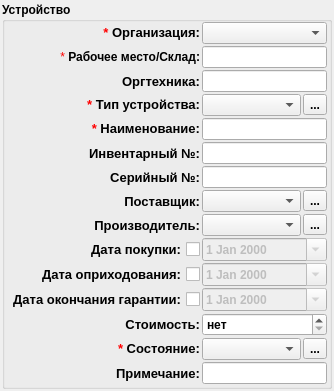
     <widget class="QWidget" name="primaryTab">
      <attribute name="title">
       <string>Основное</string>
      </attribute>
      <layout class="QVBoxLayout" name="verticalLayout">
       <property name="spacing">
        <number>2</number>
       </property>
       <property name="leftMargin">
        <number>2</number>
       </property>
       <property name="topMargin">
        <number>2</number>
       </property>
       <property name="rightMargin">
        <number>2</number>
       </property>
       <property name="bottomMargin">
        <number>2</number>
       </property>
       <item>
        <widget class="QGroupBox" name="groupBox">
         <property name="font">
          <font>
           <weight>75</weight>
           <bold>true</bold>
          </font>
         </property>
         <property name="title">
          <string>Устройство</string>
         </property>
         <layout class="QGridLayout" name="gridLayout">
          <property name="leftMargin">
           <number>2</number>
          </property>
          <property name="topMargin">
           <number>0</number>
          </property>
          <property name="rightMargin">
           <number>2</number>
          </property>
          <property name="bottomMargin">
           <number>2</number>
          </property>
          <property name="spacing">
           <number>2</number>
          </property>
          <item row="1" column="0">
           <widget class="QLabel" name="label">
            <property name="font">
             <font>
              <pointsize>10</pointsize>
              <weight>75</weight>
              <bold>true</bold>
             </font>
            </property>
            <property name="text">
             <string>&lt;!DOCTYPE HTML PUBLIC &quot;-//W3C//DTD HTML 4.0//EN&quot; &quot;http://www.w3.org/TR/REC-html40/strict.dtd&quot;&gt;
&lt;html&gt;&lt;head&gt;&lt;meta name=&quot;qrichtext&quot; content=&quot;1&quot; /&gt;&lt;style type=&quot;text/css&quot;&gt;
p, li { white-space: pre-wrap; }
&lt;/style&gt;&lt;/head&gt;&lt;body style=&quot; font-family:'Sans Serif'; font-size:9pt; font-weight:400; font-style:normal;&quot;&gt;
&lt;table border=&quot;0&quot; style=&quot;-qt-table-type: root; margin-top:4px; margin-bottom:4px; margin-left:4px; margin-right:4px;&quot;&gt;
&lt;tr&gt;
&lt;td style=&quot;border: none;&quot;&gt;
&lt;p align=&quot;right&quot; style=&quot; margin-top:0px; margin-bottom:0px; margin-left:0px; margin-right:0px; -qt-block-indent:0; text-indent:0px;&quot;&gt;&lt;span style=&quot; color:#ff0000;&quot;&gt;* &lt;/span&gt;&lt;span style=&quot; font-weight:600;&quot;&gt;Рабочее место/Склад:&lt;/span&gt;&lt;/p&gt;&lt;/td&gt;&lt;/tr&gt;&lt;/table&gt;&lt;/body&gt;&lt;/html&gt;</string>
            </property>
            <property name="alignment">
             <set>Qt::AlignRight|Qt::AlignTrailing|Qt::AlignVCenter</set>
            </property>
           </widget>
          </item>
          <item row="5" column="0">
           <widget class="QLabel" name="label_2">
            <property name="font">
             <font>
              <pointsize>10</pointsize>
              <weight>75</weight>
              <bold>true</bold>
             </font>
            </property>
            <property name="text">
             <string>&lt;!DOCTYPE HTML PUBLIC &quot;-//W3C//DTD HTML 4.0//EN&quot; &quot;http://www.w3.org/TR/REC-html40/strict.dtd&quot;&gt;
&lt;html&gt;&lt;head&gt;&lt;meta name=&quot;qrichtext&quot; content=&quot;1&quot; /&gt;&lt;style type=&quot;text/css&quot;&gt;
p, li { white-space: pre-wrap; }
&lt;/style&gt;&lt;/head&gt;&lt;body style=&quot; font-family:'MS Shell Dlg 2'; font-size:10pt; font-weight:600; font-style:normal;&quot;&gt;
&lt;p style=&quot; margin-top:0px; margin-bottom:0px; margin-left:0px; margin-right:0px; -qt-block-indent:0; text-indent:0px;&quot;&gt;&lt;span style=&quot; color:#ff0000;&quot;&gt;*&lt;/span&gt; Тип устройства:&lt;/p&gt;&lt;/body&gt;&lt;/html&gt;</string>
            </property>
            <property name="alignment">
             <set>Qt::AlignRight|Qt::AlignTrailing|Qt::AlignVCenter</set>
            </property>
            <property name="buddy">
             <cstring>typeDevice</cstring>
            </property>
           </widget>
          </item>
          <item row="5" column="1">
           <layout class="QHBoxLayout" name="horizontalLayout">
            <property name="spacing">
             <number>2</number>
            </property>
            <item>
             <widget class="QComboBox" name="typeDevice"/>
            </item>
            <item>
             <widget class="QToolButton" name="buttonEditTypeDevice">
              <property name="text">
               <string>...</string>
              </property>
              <property name="icon">
               <iconset resource="../icons.qrc">
                <normaloff>:/16x16/book/ico/book_open_16x16.png</normaloff>:/16x16/book/ico/book_open_16x16.png</iconset>
              </property>
             </widget>
            </item>
           </layout>
          </item>
          <item row="6" column="0">
           <widget class="QLabel" name="label_3">
            <property name="font">
             <font>
              <pointsize>10</pointsize>
              <weight>75</weight>
              <bold>true</bold>
             </font>
            </property>
            <property name="text">
             <string>&lt;!DOCTYPE HTML PUBLIC &quot;-//W3C//DTD HTML 4.0//EN&quot; &quot;http://www.w3.org/TR/REC-html40/strict.dtd&quot;&gt;
&lt;html&gt;&lt;head&gt;&lt;meta name=&quot;qrichtext&quot; content=&quot;1&quot; /&gt;&lt;style type=&quot;text/css&quot;&gt;
p, li { white-space: pre-wrap; }
&lt;/style&gt;&lt;/head&gt;&lt;body style=&quot; font-family:'MS Shell Dlg 2'; font-size:8.25pt; font-weight:400; font-style:normal;&quot;&gt;
&lt;p style=&quot; margin-top:0px; margin-bottom:0px; margin-left:0px; margin-right:0px; -qt-block-indent:0; text-indent:0px;&quot;&gt;&lt;span style=&quot; font-size:10pt; font-weight:600; color:#ff0000;&quot;&gt;*&lt;/span&gt;&lt;span style=&quot; font-size:10pt; font-weight:600;&quot;&gt; Наименование:&lt;/span&gt;&lt;/p&gt;&lt;/body&gt;&lt;/html&gt;</string>
            </property>
            <property name="alignment">
             <set>Qt::AlignRight|Qt::AlignTrailing|Qt::AlignVCenter</set>
            </property>
            <property name="buddy">
             <cstring>name</cstring>
            </property>
           </widget>
          </item>
          <item row="6" column="1">
           <widget class="QLineEdit" name="name"/>
          </item>
          <item row="7" column="0">
           <widget class="QLabel" name="label_4">
            <property name="font">
             <font>
              <pointsize>10</pointsize>
              <weight>75</weight>
              <bold>true</bold>
             </font>
            </property>
            <property name="text">
             <string>Инвентарный №:</string>
            </property>
            <property name="alignment">
             <set>Qt::AlignRight|Qt::AlignTrailing|Qt::AlignVCenter</set>
            </property>
            <property name="buddy">
             <cstring>inventoryN</cstring>
            </property>
           </widget>
          </item>
          <item row="7" column="1">
           <widget class="QLineEdit" name="inventoryN"/>
          </item>
          <item row="8" column="0">
           <widget class="QLabel" name="label_6">
            <property name="font">
             <font>
              <pointsize>10</pointsize>
              <weight>75</weight>
              <bold>true</bold>
             </font>
            </property>
            <property name="text">
             <string>Серийный №:</string>
            </property>
            <property name="alignment">
             <set>Qt::AlignRight|Qt::AlignTrailing|Qt::AlignVCenter</set>
            </property>
            <property name="buddy">
             <cstring>serialN</cstring>
            </property>
           </widget>
          </item>
          <item row="8" column="1">
           <widget class="QLineEdit" name="serialN"/>
          </item>
          <item row="11" column="0">
           <widget class="QCheckBox" name="checkBoxDate1">
            <property name="font">
             <font>
              <pointsize>10</pointsize>
             </font>
            </property>
            <property name="layoutDirection">
             <enum>Qt::RightToLeft</enum>
            </property>
            <property name="text">
             <string>Дата покупки:</string>
            </property>
           </widget>
          </item>
          <item row="11" column="1">
           <widget class="QDateEdit" name="datePurchase">
            <property name="enabled">
             <bool>false</bool>
            </property>
            <property name="minimumDateTime">
             <datetime>
              <hour>0</hour>
              <minute>0</minute>
              <second>0</second>
              <year>1900</year>
              <month>1</month>
              <day>1</day>
             </datetime>
            </property>
            <property name="calendarPopup">
             <bool>true</bool>
            </property>
           </widget>
          </item>
          <item row="14" column="0">
           <widget class="QCheckBox" name="checkBoxDate2">
            <property name="font">
             <font>
              <pointsize>10</pointsize>
             </font>
            </property>
            <property name="layoutDirection">
             <enum>Qt::RightToLeft</enum>
            </property>
            <property name="text">
             <string>Дата окончания гарантии:</string>
            </property>
           </widget>
          </item>
          <item row="14" column="1">
           <widget class="QDateEdit" name="endGuarantee">
            <property name="enabled">
             <bool>false</bool>
            </property>
            <property name="minimumDate">
             <date>
              <year>1900</year>
              <month>1</month>
              <day>1</day>
             </date>
            </property>
            <property name="calendarPopup">
             <bool>true</bool>
            </property>
           </widget>
          </item>
          <item row="15" column="0">
           <widget class="QLabel" name="label_9">
            <property name="font">
             <font>
              <pointsize>10</pointsize>
              <weight>75</weight>
              <bold>true</bold>
             </font>
            </property>
            <property name="text">
             <string>Стоимость:</string>
            </property>
            <property name="alignment">
             <set>Qt::AlignRight|Qt::AlignTrailing|Qt::AlignVCenter</set>
            </property>
            <property name="buddy">
             <cstring>price</cstring>
            </property>
           </widget>
          </item>
          <item row="15" column="1">
           <widget class="QDoubleSpinBox" name="price">
            <property name="specialValueText">
             <string>нет</string>
            </property>
            <property name="correctionMode">
             <enum>QAbstractSpinBox::CorrectToNearestValue</enum>
            </property>
            <property name="maximum">
             <double>9999999.990000000223517</double>
            </property>
            <property name="singleStep">
             <double>0.010000000000000</double>
            </property>
           </widget>
          </item>
          <item row="17" column="0">
           <widget class="QLabel" name="label_10">
            <property name="font">
             <font>
              <pointsize>10</pointsize>
              <weight>75</weight>
              <bold>true</bold>
             </font>
            </property>
            <property name="text">
             <string>Примечание:</string>
            </property>
            <property name="alignment">
             <set>Qt::AlignRight|Qt::AlignTrailing|Qt::AlignVCenter</set>
            </property>
            <property name="buddy">
             <cstring>note</cstring>
            </property>
           </widget>
          </item>
          <item row="17" column="1">
           <widget class="QLineEdit" name="note"/>
          </item>
          <item row="16" column="0">
           <widget class="QLabel" name="label_7">
            <property name="font">
             <font>
              <pointsize>10</pointsize>
             </font>
            </property>
            <property name="text">
             <string>&lt;!DOCTYPE HTML PUBLIC &quot;-//W3C//DTD HTML 4.0//EN&quot; &quot;http://www.w3.org/TR/REC-html40/strict.dtd&quot;&gt;
&lt;html&gt;&lt;head&gt;&lt;meta name=&quot;qrichtext&quot; content=&quot;1&quot; /&gt;&lt;style type=&quot;text/css&quot;&gt;
p, li { white-space: pre-wrap; }
&lt;/style&gt;&lt;/head&gt;&lt;body style=&quot; font-family:'MS Shell Dlg 2'; font-size:8.25pt; font-weight:400; font-style:normal;&quot;&gt;
&lt;p style=&quot; margin-top:0px; margin-bottom:0px; margin-left:0px; margin-right:0px; -qt-block-indent:0; text-indent:0px;&quot;&gt;&lt;span style=&quot; font-size:10pt; font-weight:600; color:#ff0000;&quot;&gt;* &lt;/span&gt;&lt;span style=&quot; font-size:10pt; font-weight:600;&quot;&gt;Состояние:&lt;/span&gt;&lt;/p&gt;&lt;/body&gt;&lt;/html&gt;</string>
            </property>
            <property name="alignment">
             <set>Qt::AlignRight|Qt::AlignTrailing|Qt::AlignVCenter</set>
            </property>
            <property name="buddy">
             <cstring>state</cstring>
            </property>
           </widget>
          </item>
          <item row="16" column="1">
           <layout class="QHBoxLayout" name="horizontalLayout_4">
            <property name="spacing">
             <number>2</number>
            </property>
            <item>
             <widget class="QComboBox" name="state"/>
            </item>
            <item>
             <widget class="QToolButton" name="buttonEditState">
              <property name="text">
               <string>...</string>
              </property>
              <property name="icon">
               <iconset resource="../icons.qrc">
                <normaloff>:/16x16/book/ico/book_open_16x16.png</normaloff>:/16x16/book/ico/book_open_16x16.png</iconset>
              </property>
             </widget>
            </item>
           </layout>
          </item>
          <item row="0" column="0">
           <widget class="QLabel" name="label_8">
            <property name="font">
             <font>
              <pointsize>10</pointsize>
             </font>
            </property>
            <property name="text">
             <string>&lt;!DOCTYPE HTML PUBLIC &quot;-//W3C//DTD HTML 4.0//EN&quot; &quot;http://www.w3.org/TR/REC-html40/strict.dtd&quot;&gt;
&lt;html&gt;&lt;head&gt;&lt;meta name=&quot;qrichtext&quot; content=&quot;1&quot; /&gt;&lt;style type=&quot;text/css&quot;&gt;
p, li { white-space: pre-wrap; }
&lt;/style&gt;&lt;/head&gt;&lt;body style=&quot; font-family:'MS Shell Dlg 2'; font-size:10pt; font-weight:600; font-style:normal;&quot;&gt;
&lt;p style=&quot; margin-top:0px; margin-bottom:0px; margin-left:0px; margin-right:0px; -qt-block-indent:0; text-indent:0px;&quot;&gt;&lt;span style=&quot; color:#ff0000;&quot;&gt;* &lt;/span&gt;&lt;span style=&quot; color:#000000;&quot;&gt;Организация&lt;/span&gt;:&lt;/p&gt;&lt;/body&gt;&lt;/html&gt;</string>
            </property>
            <property name="alignment">
             <set>Qt::AlignRight|Qt::AlignTrailing|Qt::AlignVCenter</set>
            </property>
           </widget>
          </item>
          <item row="0" column="1">
           <widget class="QComboBox" name="organization"/>
          </item>
          <item row="9" column="0">
           <widget class="QLabel" name="label_5">
            <property name="font">
             <font>
              <pointsize>10</pointsize>
             </font>
            </property>
            <property name="text">
             <string>Поставщик:</string>
            </property>
            <property name="alignment">
             <set>Qt::AlignRight|Qt::AlignTrailing|Qt::AlignVCenter</set>
            </property>
           </widget>
          </item>
          <item row="9" column="1">
           <layout class="QHBoxLayout" name="horizontalLayout_2">
            <property name="spacing">
             <number>2</number>
            </property>
            <item>
             <widget class="QComboBox" name="provider"/>
            </item>
            <item>
             <widget class="QToolButton" name="buttonEditProvider">
              <property name="text">
               <string>...</string>
              </property>
              <property name="icon">
               <iconset resource="../icons.qrc">
                <normaloff>:/16x16/book/ico/book_open_16x16.png</normaloff>:/16x16/book/ico/book_open_16x16.png</iconset>
              </property>
             </widget>
            </item>
           </layout>
          </item>
          <item row="3" column="0">
           <widget class="QLabel" name="label_12">
            <property name="font">
             <font>
              <pointsize>10</pointsize>
             </font>
            </property>
            <property name="text">
             <string>Оргтехника:</string>
            </property>
            <property name="alignment">
             <set>Qt::AlignRight|Qt::AlignTrailing|Qt::AlignVCenter</set>
            </property>
           </widget>
          </item>
          <item row="10" column="1">
           <layout class="QHBoxLayout" name="horizontalLayout_8">
            <property name="spacing">
             <number>2</number>
            </property>
            <item>
             <widget class="QComboBox" name="producer"/>
            </item>
            <item>
             <widget class="QToolButton" name="buttonEditProducer">
              <property name="text">
               <string>...</string>
              </property>
              <property name="icon">
               <iconset resource="../icons.qrc">
                <normaloff>:/16x16/book/ico/book_open_16x16.png</normaloff>:/16x16/book/ico/book_open_16x16.png</iconset>
              </property>
             </widget>
            </item>
           </layout>
          </item>
          <item row="10" column="0">
           <widget class="QLabel" name="label_13">
            <property name="font">
             <font>
              <pointsize>10</pointsize>
             </font>
            </property>
            <property name="text">
             <string>Производитель:</string>
            </property>
            <property name="alignment">
             <set>Qt::AlignRight|Qt::AlignTrailing|Qt::AlignVCenter</set>
            </property>
           </widget>
          </item>
          <item row="1" column="1">
           <widget class="LineEditTwoButton" name="workPlace">
            <property name="font">
             <font>
              <weight>75</weight>
              <bold>true</bold>
             </font>
            </property>
            <property name="readOnly">
             <bool>true</bool>
            </property>
           </widget>
          </item>
          <item row="3" column="1">
           <widget class="LineEditTwoButton" name="orgTex">
            <property name="font">
             <font>
              <weight>75</weight>
              <bold>true</bold>
             </font>
            </property>
            <property name="readOnly">
             <bool>true</bool>
            </property>
           </widget>
          </item>
          <item row="13" column="0">
           <widget class="QCheckBox" name="checkBoxDate3">
            <property name="font">
             <font>
              <pointsize>10</pointsize>
             </font>
            </property>
            <property name="layoutDirection">
             <enum>Qt::RightToLeft</enum>
            </property>
            <property name="text">
             <string>Дата оприходования:</string>
            </property>
           </widget>
          </item>
          <item row="13" column="1">
           <widget class="QDateEdit" name="datePosting">
            <property name="enabled">
             <bool>false</bool>
            </property>
            <property name="minimumDateTime">
             <datetime>
              <hour>0</hour>
              <minute>0</minute>
              <second>0</second>
              <year>1900</year>
              <month>1</month>
              <day>1</day>
             </datetime>
            </property>
            <property name="calendarPopup">
             <bool>true</bool>
            </property>
           </widget>
          </item>
         </layout>
        </widget>
       </item>
      </layout>
     </widget>
